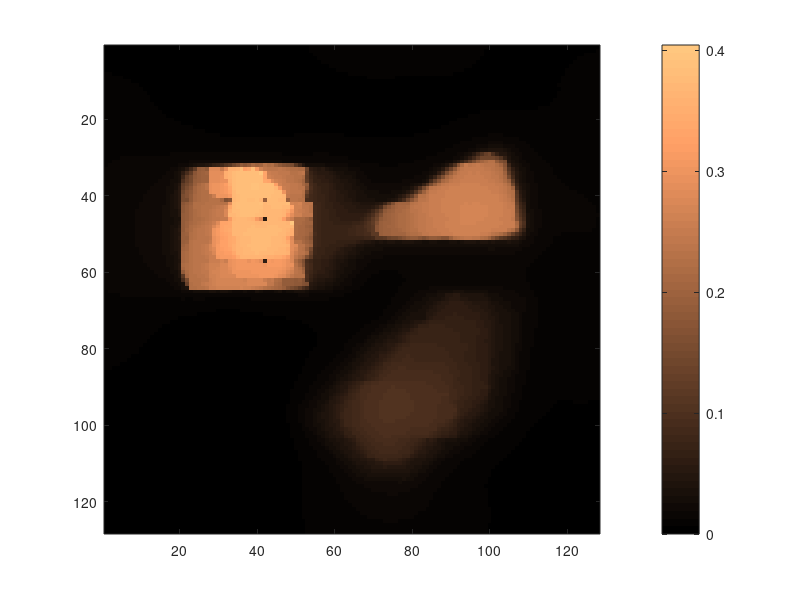

The MATLAB source for this figure: (Note: this script raises an error after producing the figure.)
close all
clear all
clc

% TwIST Data processing
% relevant data - simu_crop_256, cali_crop_256
load wv_cali.mat
load x_twist_crop_256


N = 16;
%%% Get triangle area
h=figure;
imagesc(x_twist(:,:,14));colormap copper;colorbar;

% getrect  returns the coordinates in plot system not exact matrix row and col
rect_tri = getrect(h);
rect_tri = round(rect_tri);

rect_tri(1) = rect_tri(1)-13;

%%% Get square area
h=figure;
imagesc(x_twist(:,:,11));colormap copper;colorbar;
rect_sq = getrect(h);
rect_sq = round(rect_sq);
rect_sq(1) = rect_sq(1)-10;

%%% Get pentagon area
h=figure;
imagesc(x_twist(:,:,7));colormap copper;colorbar;
rect_pen = getrect(h);
rect_pen = round(rect_pen);
rect_pen(1) = rect_pen(1)-6;

%%%%%%%%%%%%%%%%%%
% Triangle

spec_t = zeros(1,N);

for i =1:N

    spec_t(i) = mean(mean(x_twist(rect_tri(2):rect_tri(2)+rect_tri(4)-1,rect_tri(1)+i-1:rect_tri(1)+rect_tri(3)-1+i-1,i)));
    
end

figure;
plot(wv_cali,spec_t,'-*r','LineWidth',2, ...
    'MarkerEdgeColor','b',...
    'MarkerSize',10);
xlabel('Spectrum/nm');
ylabel('Normalization Ratio');
title('Triangle Spectrum Estimation');
% axis([450 650]);
set(gca,'XTick',450:20:650);
% set(gca,'YTick',0:0.1:0.5);
grid on


%%%%%%%%%%%%%%%%%%
% Square

spec_s = zeros(1,N);

for i =1:N

    spec_s(i) = mean(mean(x_twist(rect_sq(2):rect_sq(2)+rect_sq(4)-1,rect_sq(1)+i-1:rect_sq(1)+rect_sq(3)-1+i-1,i)));
    
end

figure;
plot(wv_cali,spec_s,'-.^k','LineWidth',2, ...
    'MarkerEdgeColor','b', ...
    'MarkerFaceColor','g', ...
    'MarkerSize',10);
xlabel('Spectrum/nm');
ylabel('Normalization Ratio');
title('Square Spectrum Estimation');
% axis([450 650]);
set(gca,'XTick',450:20:650);
% set(gca,'YTick',0:0.1:0.5);
grid on


%%%%%%%%%%%%%%%%%%
% Pentagon

spec_p = zeros(1,N);

for i =1:N

    spec_p(i) = mean(mean(x_twist(rect_pen(2):rect_pen(2)+rect_pen(4)-1,rect_pen(1)+i-1:rect_pen(1)+rect_pen(3)-1+i-1,i)));
    
end

figure;
plot(wv_cali,spec_p,'--o','LineWidth',2, ...
    'MarkerEdgeColor','k', ...
    'MarkerFaceColor','y', ...
    'MarkerSize',10);
xlabel('Spectrum/nm');
ylabel('Normalization Ratio');
title('Pentagon Spectrum Estimation');
% axis([450 650]);
set(gca,'XTick',450:20:650);
% set(gca,'YTick',0:0.1:0.5);
grid on